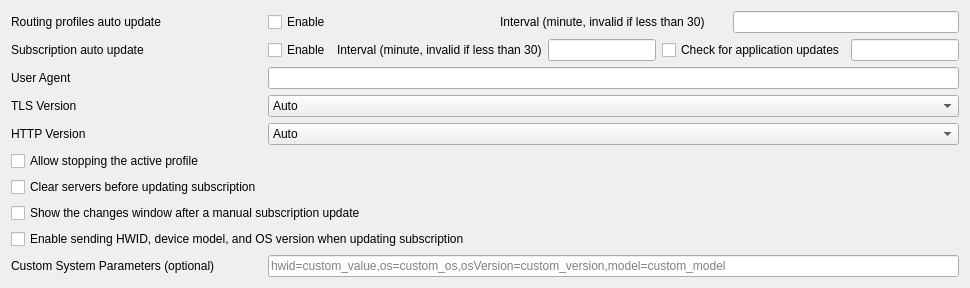
     <widget class="QWidget" name="tab_3">
      <attribute name="title">
       <string>Subscription</string>
      </attribute>
      <layout class="QGridLayout" name="gridLayout_7">
       <item row="9" column="1">
        <widget class="QLineEdit" name="sub_custom_hwid_params">
         <property name="placeholderText">
          <string>hwid=custom_value,os=custom_os,osVersion=custom_version,model=custom_model</string>
         </property>
        </widget>
       </item>
       <item row="6" column="0">
        <widget class="QCheckBox" name="sub_clear">
         <property name="text">
          <string>Clear servers before updating subscription</string>
         </property>
        </widget>
       </item>
       <item row="7" column="0" colspan="2">
        <widget class="QCheckBox" name="sub_show_change_popup">
         <property name="toolTip">
          <string>&lt;html&gt;&lt;head/&gt;&lt;body&gt;&lt;p&gt;When enabled, a window listing added / updated / deleted profiles is shown after a manual subscription update. The same information is always written to the log.&lt;/p&gt;&lt;/body&gt;&lt;/html&gt;</string>
         </property>
         <property name="text">
          <string>Show the changes window after a manual subscription update</string>
         </property>
        </widget>
       </item>
       <item row="2" column="1">
        <widget class="MyLineEdit" name="user_agent"/>
       </item>
       <item row="1" column="0">
        <widget class="QLabel" name="label_20">
         <property name="sizePolicy">
          <sizepolicy hsizetype="Preferred" vsizetype="Maximum">
           <horstretch>0</horstretch>
           <verstretch>0</verstretch>
          </sizepolicy>
         </property>
         <property name="text">
          <string>Subscription auto update</string>
         </property>
        </widget>
       </item>
       <item row="1" column="1">
        <layout class="QHBoxLayout" name="horizontalLayout_5">
         <item>
          <widget class="QCheckBox" name="sub_auto_update_enable">
           <property name="sizePolicy">
            <sizepolicy hsizetype="Minimum" vsizetype="Fixed">
             <horstretch>0</horstretch>
             <verstretch>0</verstretch>
            </sizepolicy>
           </property>
           <property name="text">
            <string>Enable</string>
           </property>
          </widget>
         </item>
         <item>
          <widget class="QLabel" name="label_21">
           <property name="text">
            <string>Interval (minute, invalid if less than 30)</string>
           </property>
          </widget>
         </item>
         <item>
          <widget class="QLineEdit" name="sub_auto_update">
           <property name="sizePolicy">
            <sizepolicy hsizetype="Preferred" vsizetype="Fixed">
             <horstretch>0</horstretch>
             <verstretch>0</verstretch>
            </sizepolicy>
           </property>
          </widget>
         </item>
         <item>
          <widget class="QCheckBox" name="app_auto_update_enable">
           <property name="text">
            <string>Check for application updates</string>
           </property>
          </widget>
         </item>
         <item>
          <widget class="QLineEdit" name="app_auto_update">
           <property name="sizePolicy">
            <sizepolicy hsizetype="Preferred" vsizetype="Fixed">
             <horstretch>0</horstretch>
             <verstretch>0</verstretch>
            </sizepolicy>
           </property>
          </widget>
         </item>
        </layout>
       </item>
       <item row="8" column="0" colspan="2">
        <widget class="QCheckBox" name="sub_send_hwid">
         <property name="toolTip">
          <string>&lt;html&gt;&lt;head/&gt;&lt;body&gt;&lt;p&gt;HWID=%1&lt;/p&gt;&lt;p&gt;OS=%2&lt;/p&gt;&lt;p&gt;OS Version=%3&lt;/p&gt;&lt;p&gt;Model=%4&lt;/p&gt;&lt;/body&gt;&lt;/html&gt;</string>
         </property>
         <property name="text">
          <string>Enable sending HWID, device model, and OS version when updating subscription</string>
         </property>
        </widget>
       </item>
       <item row="9" column="0">
        <widget class="QLabel" name="label_custom_hwid_params">
         <property name="toolTip">
          <string>&lt;html&gt;&lt;head/&gt;&lt;body&gt;&lt;p&gt;Format: hwid=value,os=value,osVersion=value,model=value&lt;/p&gt;&lt;p&gt;Leave empty to use default values. Only specify the parameters you want to override.&lt;/p&gt;&lt;/body&gt;&lt;/html&gt;</string>
         </property>
         <property name="text">
          <string>Custom System Parameters (optional)</string>
         </property>
        </widget>
       </item>
       <item row="5" column="0">
        <widget class="QCheckBox" name="allow_stopping_active_profile">
         <property name="toolTip">
          <string>&lt;html&gt;&lt;head/&gt;&lt;body&gt;&lt;p&gt;When enabled, If the currently active profile needs to be removed, it will be stopped and removed, otherwise it will not be removed at all&lt;/p&gt;&lt;/body&gt;&lt;/html&gt;</string>
         </property>
         <property name="text">
          <string>Allow stopping the active profile</string>
         </property>
        </widget>
       </item>
       <item row="2" column="0">
        <widget class="QLabel" name="label_4">
         <property name="text">
          <string>User Agent</string>
         </property>
        </widget>
       </item>
       <item row="3" column="0">
        <widget class="QLabel" name="sub_tls_version_l">
         <property name="toolTip">
          <string>TLS versions offered when fetching subscriptions. Some servers answer the default handshake with a CAPTCHA or a block page; TLS 1.2 often gets through.</string>
         </property>
         <property name="text">
          <string>TLS Version</string>
         </property>
        </widget>
       </item>
       <item row="3" column="1">
        <widget class="QComboBox" name="sub_tls_version">
         <item>
          <property name="text">
           <string>Auto</string>
          </property>
         </item>
         <item>
          <property name="text">
           <string>TLS 1.2</string>
          </property>
         </item>
         <item>
          <property name="text">
           <string>TLS 1.3</string>
          </property>
         </item>
        </widget>
       </item>
       <item row="4" column="0">
        <widget class="QLabel" name="sub_http_version_l">
         <property name="toolTip">
          <string>Auto uses HTTP/2 when the server offers it.</string>
         </property>
         <property name="text">
          <string>HTTP Version</string>
         </property>
        </widget>
       </item>
       <item row="4" column="1">
        <widget class="QComboBox" name="sub_http_version">
         <item>
          <property name="text">
           <string>Auto</string>
          </property>
         </item>
         <item>
          <property name="text">
           <string>HTTP/1.1</string>
          </property>
         </item>
        </widget>
       </item>
       <item row="0" column="1">
        <layout class="QHBoxLayout" name="horizontalLayout_route_auto_update">
         <item>
          <widget class="QCheckBox" name="route_auto_update_enable">
           <property name="sizePolicy">
            <sizepolicy hsizetype="Minimum" vsizetype="Fixed">
             <horstretch>0</horstretch>
             <verstretch>0</verstretch>
            </sizepolicy>
           </property>
           <property name="text">
            <string>Enable</string>
           </property>
          </widget>
         </item>
         <item>
          <widget class="QLabel" name="label_route_auto_update_interval">
           <property name="text">
            <string>Interval (minute, invalid if less than 30)</string>
           </property>
          </widget>
         </item>
         <item>
          <widget class="QLineEdit" name="route_auto_update">
           <property name="sizePolicy">
            <sizepolicy hsizetype="Preferred" vsizetype="Fixed">
             <horstretch>0</horstretch>
             <verstretch>0</verstretch>
            </sizepolicy>
           </property>
          </widget>
         </item>
        </layout>
       </item>
       <item row="0" column="0">
        <widget class="QLabel" name="label_route_auto_update">
         <property name="sizePolicy">
          <sizepolicy hsizetype="Preferred" vsizetype="Maximum">
           <horstretch>0</horstretch>
           <verstretch>0</verstretch>
          </sizepolicy>
         </property>
         <property name="text">
          <string>Routing profiles auto update</string>
         </property>
        </widget>
       </item>
      </layout>
     </widget>
